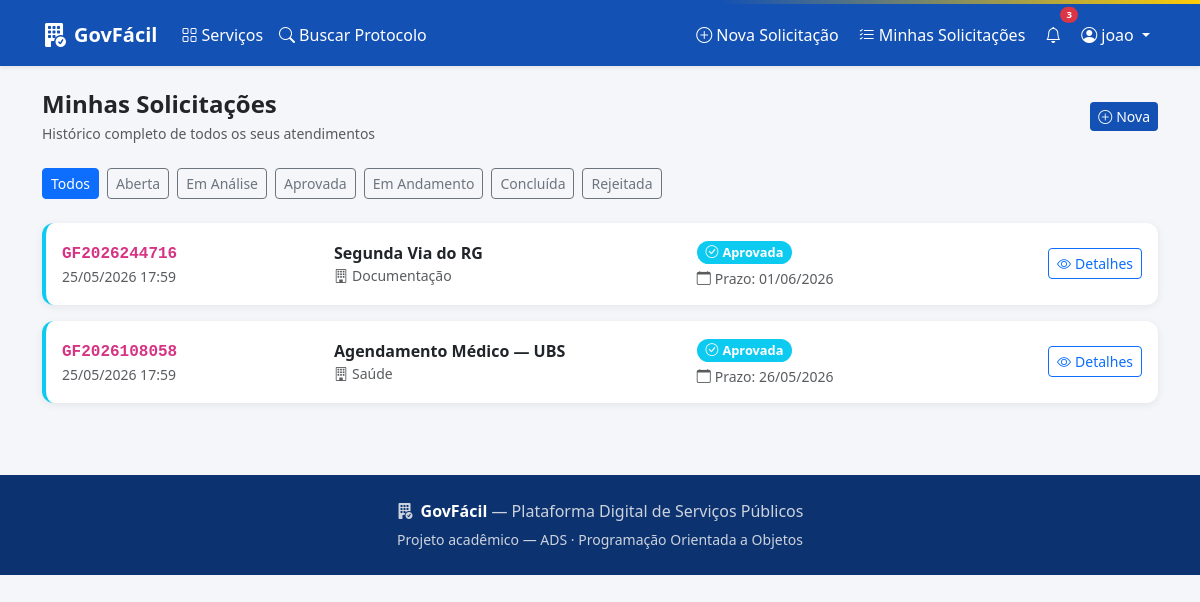
Screenshot of /solicitacoes/minhas/ (signed in) with the database file from the repository.
### accounts/models.py (models this page shows, shortened)
class Usuario(AbstractUser):
    TIPO_CIDADAO = 'cidadao'
    TIPO_SERVIDOR = 'servidor'
    TIPO_CHOICES = [
        (TIPO_CIDADAO, 'Cidadão'),
        (TIPO_SERVIDOR, 'Servidor Público'),
    ]
    tipo = models.CharField(max_length=20, choices=TIPO_CHOICES, default=TIPO_CIDADAO)
    _telefone = models.CharField(max_length=20, blank=True, db_column='telefone')
    data_cadastro = models.DateTimeField(auto_now_add=True)
    @property
    def telefone(self):
        return self._telefone
    @telefone.setter
    def telefone(self, valor):
        if valor and not all(c.isdigit() or c in '() -+' for c in valor):
            raise ValueError('Telefone inválido.')
        self._telefone = valor or ''
    class Meta:
        verbose_name = 'Usuário'
        verbose_name_plural = 'Usuários'

### solicitacoes/models.py (models this page shows, shortened)
class Solicitacao(models.Model):
    STATUS_ABERTA = 'aberta'
    STATUS_EM_ANALISE = 'em_analise'
    STATUS_APROVADA = 'aprovada'
    STATUS_EM_ANDAMENTO = 'em_andamento'
    STATUS_CONCLUIDA = 'concluida'
    STATUS_REJEITADA = 'rejeitada'
    STATUS_CHOICES = [
        (STATUS_ABERTA, 'Aberta'),
        (STATUS_EM_ANALISE, 'Em Análise'),
        (STATUS_APROVADA, 'Aprovada'),
        (STATUS_EM_ANDAMENTO, 'Em Andamento'),
        (STATUS_CONCLUIDA, 'Concluída'),
        (STATUS_REJEITADA, 'Rejeitada'),
    ]
    STATUS_COR = {
        STATUS_ABERTA: 'primary',
        STATUS_EM_ANALISE: 'warning',
        STATUS_APROVADA: 'info',
        STATUS_EM_ANDAMENTO: 'secondary',
        STATUS_CONCLUIDA: 'success',
        STATUS_REJEITADA: 'danger',
    }
    STATUS_ICONE = {
        STATUS_ABERTA: 'bi-folder2-open',
        STATUS_EM_ANALISE: 'bi-hourglass-split',
        STATUS_APROVADA: 'bi-check-circle',
        STATUS_EM_ANDAMENTO: 'bi-arrow-repeat',
        STATUS_CONCLUIDA: 'bi-check-circle-fill',
        STATUS_REJEITADA: 'bi-x-circle-fill',
    }
    protocolo = models.CharField(max_length=20, unique=True, blank=True)
    cidadao = models.ForeignKey(
        'accounts.Cidadao', on_delete=models.CASCADE, related_name='solicitacoes'
    )
    servico = models.ForeignKey(
        'servicos.Servico', on_delete=models.CASCADE, related_name='solicitacoes'
    )
    descricao = models.TextField()
    status = models.CharField(max_length=20, choices=STATUS_CHOICES, default=STATUS_ABERTA)
    setor_responsavel = models.CharField(max_length=100, blank=True)
    servidor_responsavel = models.ForeignKey(
        'accounts.Servidor',
        on_delete=models.SET_NULL,
        null=True, blank=True,
        related_name='atendimentos',
    )
    observacao = models.TextField(blank=True)
    data_abertura = models.DateTimeField(auto_now_add=True)
    data_atualizacao = models.DateTimeField(auto_now=True)
    data_prazo = models.DateTimeField(null=True, blank=True)
    class Meta:
        verbose_name = 'Solicitação'
        verbose_name_plural = 'Solicitações'
        ordering = ['-data_abertura']
    def get_status_cor(self):
        return self.STATUS_COR.get(self.status, 'secondary')
    def get_status_icone(self):
        return self.STATUS_ICONE.get(self.status, 'bi-circle')

### servicos/models.py (models this page shows, shortened)
class Servico(models.Model):
    CATEGORIA_EMISSAO = 'emissao'
    CATEGORIA_AGENDAMENTO = 'agendamento'
    CATEGORIA_PROTOCOLO = 'protocolo'
    CATEGORIA_SEGUNDA_VIA = 'segunda_via'
    CATEGORIA_CHOICES = [
        (CATEGORIA_EMISSAO, 'Emissão de Documento'),
        (CATEGORIA_AGENDAMENTO, 'Agendamento'),
        (CATEGORIA_PROTOCOLO, 'Protocolo'),
        (CATEGORIA_SEGUNDA_VIA, 'Segunda Via'),
    ]
    CATEGORIA_ICONE = {
        CATEGORIA_EMISSAO: 'bi-file-earmark-text',
        CATEGORIA_AGENDAMENTO: 'bi-calendar-check',
        CATEGORIA_PROTOCOLO: 'bi-journal-text',
        CATEGORIA_SEGUNDA_VIA: 'bi-files',
    }
    CATEGORIA_COR = {
        CATEGORIA_EMISSAO: 'primary',
        CATEGORIA_AGENDAMENTO: 'success',
        CATEGORIA_PROTOCOLO: 'warning',
        CATEGORIA_SEGUNDA_VIA: 'info',
    }
    nome = models.CharField(max_length=200)
    descricao = models.TextField()
    categoria = models.CharField(max_length=20, choices=CATEGORIA_CHOICES)
    prazo_dias = models.IntegerField(default=5)
    setor_responsavel = models.CharField(max_length=100, default='Atendimento Geral')
    ativo = models.BooleanField(default=True)
    class Meta:
        verbose_name = 'Serviço'
        verbose_name_plural = 'Serviços'
        ordering = ['categoria', 'nome']

### solicitacoes/views.py (the view)
# urls.py: path('minhas/', views.minhas_solicitacoes_view, name='minhas'),
@login_required
def minhas_solicitacoes_view(request):
    try:
        cidadao = request.user.cidadao
    except Exception:
        return redirect('core:home')
    status_filtro = request.GET.get('status', '')
    solicitacoes = cidadao.consultar_historico()
    if status_filtro:
        solicitacoes = solicitacoes.filter(status=status_filtro)
    return render(request, 'solicitacoes/minhas.html', {
        'solicitacoes': solicitacoes,
        'status_filtro': status_filtro,
        'status_choices': Solicitacao.STATUS_CHOICES,
    })

### accounts/models.py (called while the page is built)
    def consultar_historico(self):
        return self.solicitacoes.all().order_by('-data_abertura')

### templates/solicitacoes/minhas.html (shortened to what this page needs)
{% extends 'base.html' %}
{% block content %}
<div class="d-flex justify-content-between align-items-center mb-4">
  <div>
    <h4 class="fw-bold mb-1">Minhas Solicitações</h4>
    <p class="text-muted mb-0 small">Histórico completo de todos os seus atendimentos</p>
  </div>
  <a href="{% url 'solicitacoes:nova' %}" class="btn btn-gov btn-sm">
    <i class="bi bi-plus-circle me-1"></i>Nova
  </a>
</div>
<div class="d-flex flex-wrap gap-2 mb-4">
  <a href="{% url 'solicitacoes:minhas' %}" class="btn btn-sm {% if not status_filtro %}btn-primary{% else %}btn-outline-secondary{% endif %}">Todos</a>
  {% for val, label in status_choices %}
  <a href="?status={{ val }}" class="btn btn-sm {% if status_filtro == val %}btn-primary{% else %}btn-outline-secondary{% endif %}">{{ label }}</a>
  {% endfor %}
</div>
{% if solicitacoes %}
<div class="row g-3">
  {% for sol in solicitacoes %}
  <div class="col-12">
    <div class="card p-3 border-start border-4 border-{{ sol.get_status_cor }}">
      <div class="row align-items-center g-2">
        <div class="col-md-3">
          <code class="fw-bold fs-6">{{ sol.protocolo }}</code>
          <div class="text-muted small">{{ sol.data_abertura|date:"d/m/Y H:i" }}</div>
        </div>
        <div class="col-md-4">
          <div class="fw-semibold">{{ sol.servico.nome }}</div>
          <div class="text-muted small"><i class="bi bi-building me-1"></i>{{ sol.setor_responsavel }}</div>
        </div>
        <div class="col-md-3">
          <span class="badge bg-{{ sol.get_status_cor }} status-badge">
            <i class="bi {{ sol.get_status_icone }} me-1"></i>{{ sol.get_status_display }}
          </span>
          {% if sol.data_prazo %}
          <div class="text-muted small mt-1"><i class="bi bi-calendar me-1"></i>Prazo: {{ sol.data_prazo|date:"d/m/Y" }}</div>
          {% endif %}
        </div>
        <div class="col-md-2 text-md-end">
          <a href="{% url 'solicitacoes:detalhe' sol.protocolo %}" class="btn btn-sm btn-outline-primary">
            <i class="bi bi-eye me-1"></i>Detalhes
          </a>
        </div>
      </div>
    </div>
  </div>
  {% endfor %}
</div>
{% endif %}
{% endblock %}

### templates/base.html (shortened to what this page needs)
<!DOCTYPE html>
<html lang="pt-br">
<head>
  <link rel="stylesheet" href="https://cdn.jsdelivr.net/npm/bootstrap@5.3.3/dist/css/bootstrap.min.css">
  <link rel="stylesheet" href="https://cdn.jsdelivr.net/npm/bootstrap-icons@1.11.3/font/bootstrap-icons.min.css">
</head>
<body>
<nav class="navbar navbar-expand-lg navbar-gov shadow-sm">
  <div class="container">
    <a class="navbar-brand fw-bold d-flex align-items-center gap-2" href="{% url 'core:home' %}">
      <i class="bi bi-building-fill-check fs-4"></i>
      <span>GovFácil</span>
    </a>
    <div class="collapse navbar-collapse" id="navMain">
      <ul class="navbar-nav me-auto">
        <li class="nav-item">
          <a class="nav-link" href="{% url 'servicos:lista' %}"><i class="bi bi-grid me-1"></i>Serviços</a>
        </li>
        <li class="nav-item">
          <a class="nav-link" href="{% url 'solicitacoes:buscar' %}"><i class="bi bi-search me-1"></i>Buscar Protocolo</a>
        </li>
      </ul>
      <ul class="navbar-nav ms-auto align-items-center gap-1">
        {% if user.is_authenticated %}
          {% if user.tipo == 'cidadao' %}
            <li class="nav-item">
              <a class="nav-link" href="{% url 'solicitacoes:nova' %}"><i class="bi bi-plus-circle me-1"></i>Nova Solicitação</a>
            </li>
            <li class="nav-item">
              <a class="nav-link" href="{% url 'solicitacoes:minhas' %}"><i class="bi bi-list-check me-1"></i>Minhas Solicitações</a>
            </li>
          {% else %}
            <li class="nav-item">
              <a class="nav-link" href="{% url 'solicitacoes:painel_servidor' %}"><i class="bi bi-speedometer2 me-1"></i>Painel</a>
            </li>
          {% endif %}
          <li class="nav-item position-relative">
            <a class="nav-link" href="{% url 'notificacoes:lista' %}">
              <i class="bi bi-bell"></i>
              <span id="notif-badge" class="position-absolute top-0 start-100 translate-middle badge rounded-pill bg-danger badge-notif" style="display:none">!</span>
            </a>
          </li>
          <li class="nav-item dropdown">
            <a class="nav-link dropdown-toggle" href="#" data-bs-toggle="dropdown">
              <i class="bi bi-person-circle me-1"></i>{{ user.first_name|default:user.username }}
            </a>
          </li>
        {% else %}
          <li class="nav-item"><a class="nav-link" href="{% url 'accounts:login' %}"><i class="bi bi-box-arrow-in-right me-1"></i>Entrar</a></li>
          <li class="nav-item"><a class="btn btn-warning btn-sm ms-2 fw-semibold" href="{% url 'accounts:cadastro_cidadao' %}">Cadastre-se</a></li>
        {% endif %}
      </ul>
    </div>
  </div>
</nav>
<main class="py-4">
  <div class="container">
    {% block content %}{% endblock %}
  </div>
</main>
<footer class="py-4 mt-5">
  <div class="container text-center">
    <p class="mb-1"><i class="bi bi-building-fill-check me-2"></i><strong class="text-white">GovFácil</strong> — Plataforma Digital de Serviços Públicos</p>
    <small>Projeto acadêmico — ADS · Programação Orientada a Objetos</small>
  </div>
</footer>
</body>
</html>

### templates/base.html (style rules this page uses)
:root { --gov-blue: #1351b4; --gov-blue-dark: #0c326f; --gov-yellow: #ffcd07; }
body { background-color: #f5f6fa; font-family: 'Segoe UI', sans-serif; }
.navbar-gov { background-color: var(--gov-blue); }
.navbar-gov .navbar-brand, .navbar-gov .nav-link { color: #fff !important; }
.badge-notif { font-size: .6rem; }
.card { border: none; box-shadow: 0 2px 8px rgba(0,0,0,.07); border-radius: 12px; }
.btn-gov { background-color: var(--gov-blue); color: #fff; border: none; }
.status-badge { font-size: .8rem; padding: .35em .7em; border-radius: 20px; }
footer { background-color: var(--gov-blue-dark); color: #cdd3de; }

### rows the page displays
Usuario: first_name "joao"
Solicitacao: protocolo "GF2026244716", data_abertura "25/05/2026 17:59", servico.nome "Segunda Via do RG", setor_responsavel "Documentação", status "Aprovada", data_prazo "01/06/2026"
Solicitacao: protocolo "GF2026108058", data_abertura "25/05/2026 17:59", servico.nome "Agendamento Médico — UBS", setor_responsavel "Saúde", status "Aprovada", data_prazo "26/05/2026"

### other values shown
{{ label }} "Aberta" "Em Análise" "Aprovada" "Em Andamento" "Concluída" "Rejeitada"
